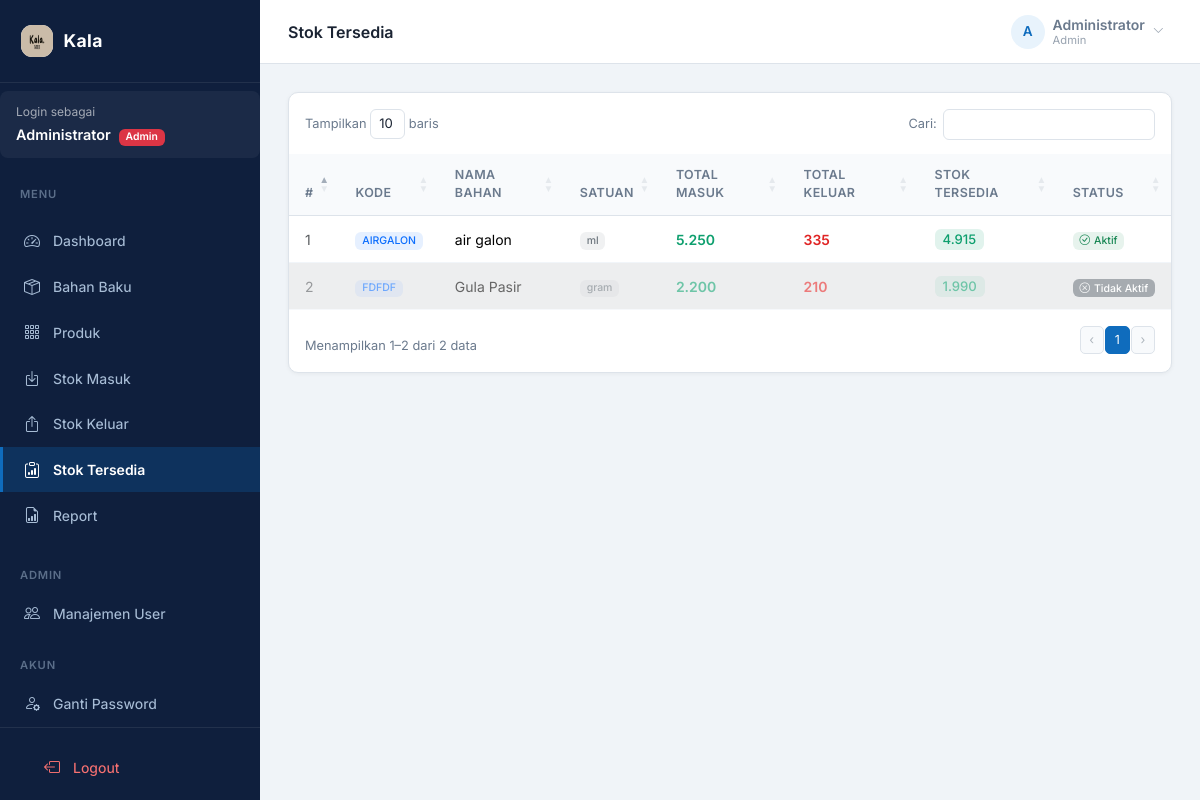
Page /stok-tersedia (signed in) on the committed database.
### tables this page shows
CREATE TABLE `bahan_baku` (
  `id` bigint UNSIGNED NOT NULL,
  `kode_bahan` varchar(255) NOT NULL,
  `nama_bahan` varchar(255) NOT NULL,
  `satuan` varchar(255) NOT NULL,
  `keterangan` varchar(255) DEFAULT NULL,
  `is_active` tinyint(1) NOT NULL DEFAULT '1',
  `created_at` timestamp NOT NULL DEFAULT CURRENT_TIMESTAMP
);

### controllers/StokTersediaController.php (called while the page is built, shortened)
<?php
class StokTersediaController
{
    public function index(array $params): void
    {
        $model = new BahanBakuModel();
        $data = $model->allWithStok();
        require __DIR__ . '/../pages/stok-tersedia/index.php';
    }
}

### index.php (called while the page is built, shortened)
<?php
require_once __DIR__ . '/core/Router.php';
require_once __DIR__ . '/core/Database.php';
require_once __DIR__ . '/core/Model.php';
require_once __DIR__ . '/core/helpers.php';
spl_autoload_register(function (string $class) {
    $file = __DIR__ . '/' . str_replace('\\', '/', $class) . '.php';
});
$router = new Core\Router();
$router->dispatch();

### core/Database.php (called while the page is built, shortened)
<?php
class Database
{
    private static ?PDO $instance = null;
    public static function connect(): PDO
    {
        if (self::$instance === null) {
            try {
                $dsn = 'mysql:host=' . DB_HOST . ';port=' . DB_PORT . ';dbname=' . DB_NAME . ';charset=utf8mb4';
                self::$instance = new PDO($dsn, DB_USER, DB_PASS, [
                    PDO::ATTR_ERRMODE            => PDO::ERRMODE_EXCEPTION,
                    PDO::ATTR_DEFAULT_FETCH_MODE => PDO::FETCH_ASSOC,
                    PDO::ATTR_EMULATE_PREPARES   => false,
                ]);
            } catch (PDOException $e) {
                http_response_code(500);
                die('Database connection failed: ' . $e->getMessage());
            }
        }
        return self::$instance;
    }
}

### core/Model.php (called while the page is built, shortened)
<?php
abstract class Model
{
    public function __construct()
    {
        $this->db = Database::connect();
    }
}

### models/BahanBakuModel.php (called while the page is built, shortened)
<?php
class BahanBakuModel extends Model
{
    public function allWithStok(): array
    {
        return $this->db->query("
            SELECT b.*,
                COALESCE((SELECT SUM(jumlah) FROM stok_masuk  WHERE bahan_baku_id = b.id), 0) AS total_masuk,
                COALESCE((SELECT SUM(jumlah) FROM stok_keluar WHERE bahan_baku_id = b.id), 0) AS total_keluar,
                COALESCE((SELECT SUM(jumlah) FROM stok_masuk  WHERE bahan_baku_id = b.id), 0) -
                COALESCE((SELECT SUM(jumlah) FROM stok_keluar WHERE bahan_baku_id = b.id), 0) AS stok_tersedia
            FROM bahan_baku b
            ORDER BY b.nama_bahan
        ")->fetchAll();
    }
}

### core/helpers.php (called while the page is built, shortened)
<?php
function fmt(int|float $n): string
{
    return number_format($n, 0, ',', '.');
}

### pages/stok-tersedia/index.php (the view, shortened to what this page needs)
<?php require_once __DIR__ . '/../../shared/components.php';
ob_start(); ?>
<div class="card">
    <div class="card-body p-0">
        <table id="tblStokTersedia" class="table mb-0" style="width:100%">
            <thead>
                <tr>
                    <th>#</th>
                    <th>Kode</th>
                    <th>Nama Bahan</th>
                    <th>Satuan</th>
                    <th>Total Masuk</th>
                    <th>Total Keluar</th>
                    <th>Stok Tersedia</th>
                    <th>Status</th>
                </tr>
            </thead>
            <tbody>
                <?php foreach ($data as $i => $row): ?>
                    <tr class="<?= $row['is_active'] ? '' : 'table-secondary' ?>"
                        style="<?= $row['is_active'] ? '' : 'opacity:0.6' ?>">
                        <td class="text-muted"><?= $i + 1 ?></td>
                        <td><span
                                class="badge bg-primary bg-opacity-10 text-primary"><?= htmlspecialchars($row['kode_bahan']) ?></span>
                        </td>
                        <td><?= htmlspecialchars($row['nama_bahan']) ?></td>
                        <td><span
                                class="badge bg-secondary bg-opacity-10 text-secondary"><?= htmlspecialchars($row['satuan']) ?></span>
                        </td>
                        <td style="color:#0e9f6e;font-weight:600"><?= fmt($row['total_masuk']) ?></td>
                        <td style="color:#e02424;font-weight:600"><?= fmt($row['total_keluar']) ?></td>
                        <td>
                            <span class="badge px-2 py-1"
                                style="font-size:0.82rem;background:<?= $row['stok_tersedia'] > 0 ? 'rgba(14,159,110,0.12);color:#0e9f6e' : 'rgba(224,36,36,0.12);color:#e02424' ?>">
                                <?= fmt($row['stok_tersedia']) ?>
                            </span>
                        </td>
                        <td>
                            <?php if ($row['is_active']): ?>
                                <span class="badge bg-success bg-opacity-10 text-success"><i
                                        class="bi bi-check-circle me-1"></i>Aktif</span>
                            <?php else: ?>
                                <span class="badge bg-secondary"><i class="bi bi-x-circle me-1"></i>Tidak Aktif</span>
                            <?php endif; ?>
                        </td>
                    </tr>
                <?php endforeach; ?>
            </tbody>
        </table>
    </div>
</div>

### core/Router.php (shortened to what this page needs)
<?php
class Router
{
    private array $routes = [];
    private function addRoute(string $method, string $path, callable|array $handler): self
    {
        $this->routes[] = [
            'method'      => $method,
            'path'        => $path,
            'handler'     => $handler,
            'middlewares' => [],
        ];
        return $this;
    }
    public function middleware(string|array $middleware): self
    {
        $last = array_key_last($this->routes);
        $middlewares = is_array($middleware) ? $middleware : [$middleware];
        $this->routes[$last]['middlewares'] = array_merge(
            $this->routes[$last]['middlewares'],
            $middlewares
        );
        return $this;
    }
    public function dispatch(): void
    {
        $method = $_SERVER['REQUEST_METHOD'];
        $uri    = parse_url($_SERVER['REQUEST_URI'], PHP_URL_PATH);
        foreach ($this->routes as $route) {
            if ($route['method'] !== $method) continue;
            $params = $this->matchPath($route['path'], $uri);
            if ($params === null) continue;
            $handler = $route['handler'];
            if (is_callable($handler)) {
                call_user_func($handler, $params);
            } elseif (is_array($handler)) {
                [$class, $method] = $handler;
                call_user_func([new $class(), $method], $params);
            }
            return;
        }
    }
    private function matchPath(string $routePath, string $uri): ?array
    {
        $pattern = preg_replace('/\{(\w+)\}/', '(?P<$1>[^/]+)', $routePath);
        $pattern = '#^' . $pattern . '$#';
        if (!preg_match($pattern, $uri, $matches)) {
            return null;
        }
        return array_filter($matches, 'is_string', ARRAY_FILTER_USE_KEY);
    }
}

### assets/css/app.css (style rules this page uses)
:root { --sidebar-width: 260px; --topbar-height: 64px; --primary: #0f6cbd; --primary-dark: #0d5aa7; --primary-light: #e8f3fc; --sidebar-bg: #0f1f3d; --sidebar-hover: #1a3260; --sidebar-active: #0f6cbd; --sidebar-text: #a8bdd6; --sidebar-white: #ffffff; --bg: #f0f4f8; --surface: #ffffff; --border: #dde3ea; --text: #1a2332; --text-muted: #6b7a8d; --success: #0e9f6e; --danger: #e02424; --warning: #d97706; }
* { margin: 0; padding: 0; box-sizing: border-box; }
body { font-family: "Inter", sans-serif; background: var(--bg); color: var(--text); font-size: 0.9rem; }
.card { border: 1px solid var(--border); border-radius: 10px; box-shadow: 0 1px 4px rgba(0, 0, 0, 0.05); background: var(--surface); }
.table { font-size: 0.875rem; }
.table thead th { background: #f8fafc; color: var(--text-muted); font-weight: 600; font-size: 0.78rem; text-transform: uppercase; letter-spacing: 0.4px; border-bottom: 1px solid var(--border); padding: 0.75rem 1rem; }
.table td { padding: 0.75rem 1rem; vertical-align: middle; border-color: #f1f5f9; }
.badge { font-family: "Inter", sans-serif; font-weight: 500; }

### rows in the picture
bahan_baku: kode_bahan "AIRGALON", nama_bahan "air galon", satuan "ml", total_masuk "5.250", total_keluar "335", stok_tersedia "4.915", is_active 1 (drawn)
bahan_baku: kode_bahan "FDFDF", nama_bahan "Gula Pasir", satuan "gram", total_masuk "2.200", total_keluar "210", stok_tersedia "1.990", is_active 0 (drawn)

### other values in the picture
$item['label'] "Dashboard"
$item['label'] "Bahan Baku"
$item['label'] "Produk"
$item['label'] "Stok Masuk"
$item['label'] "Stok Keluar"
$item['label'] "Stok Tersedia"
$item['label'] "Report"
